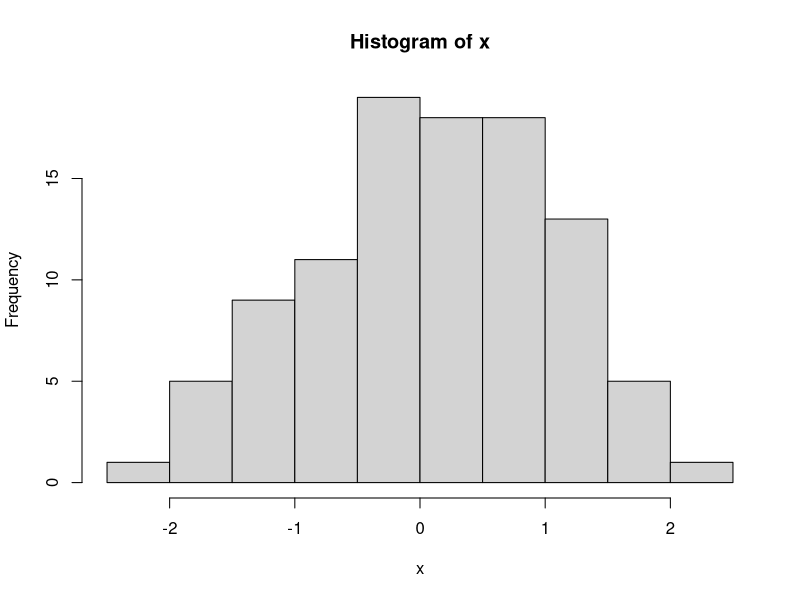
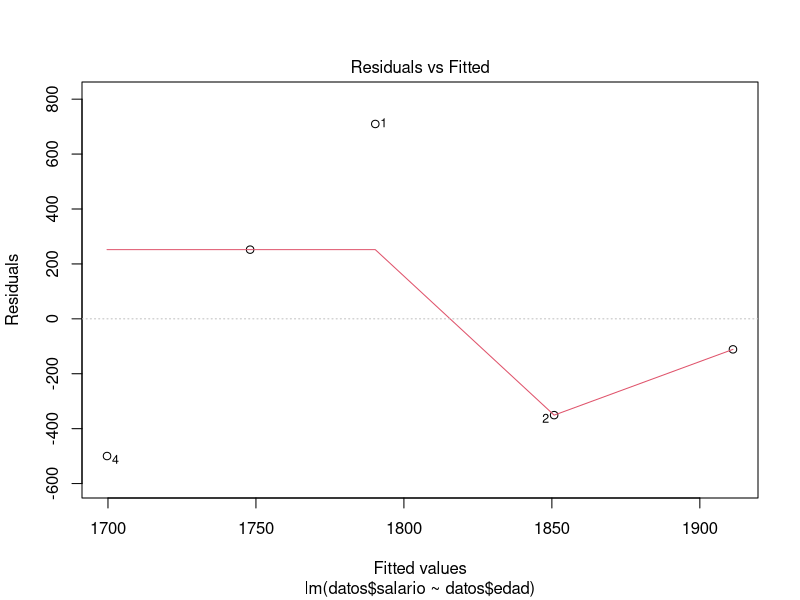
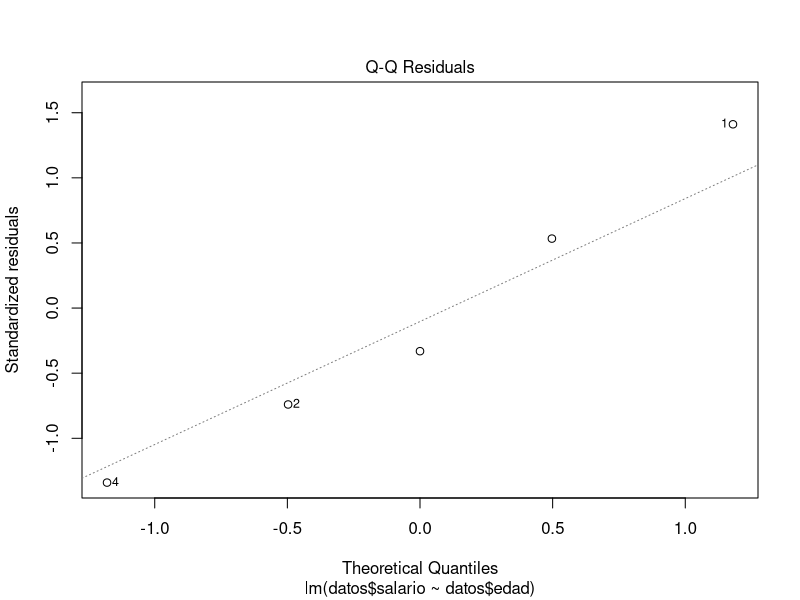
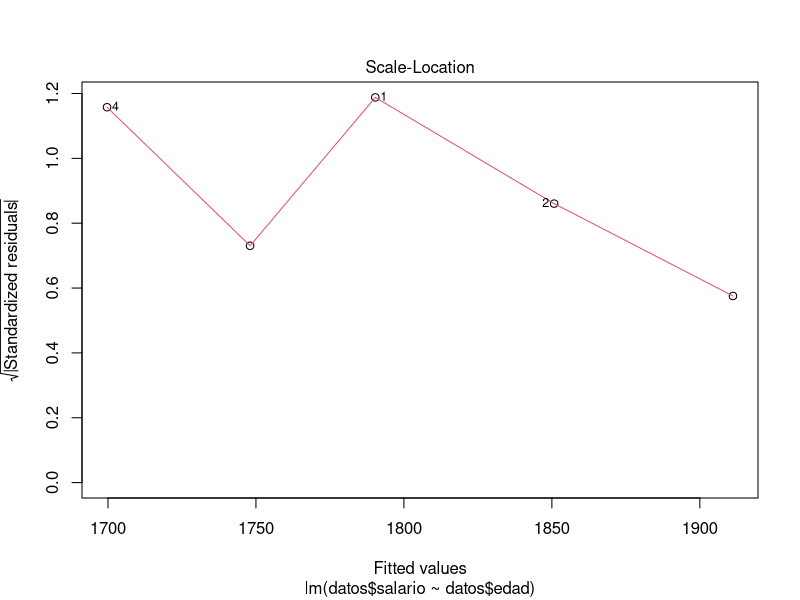
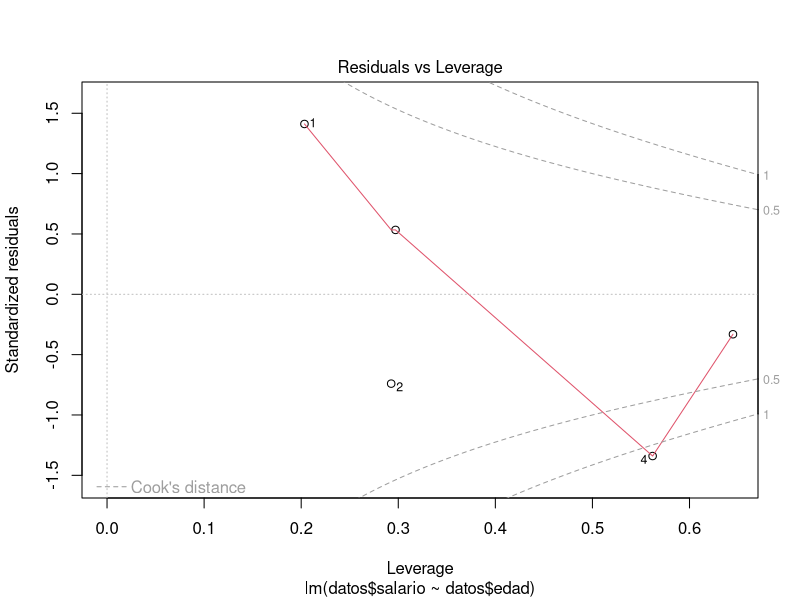
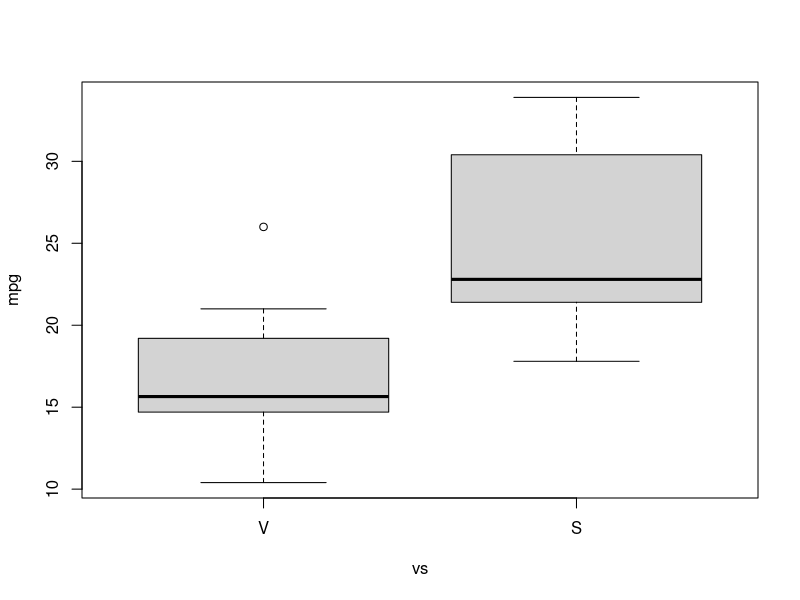
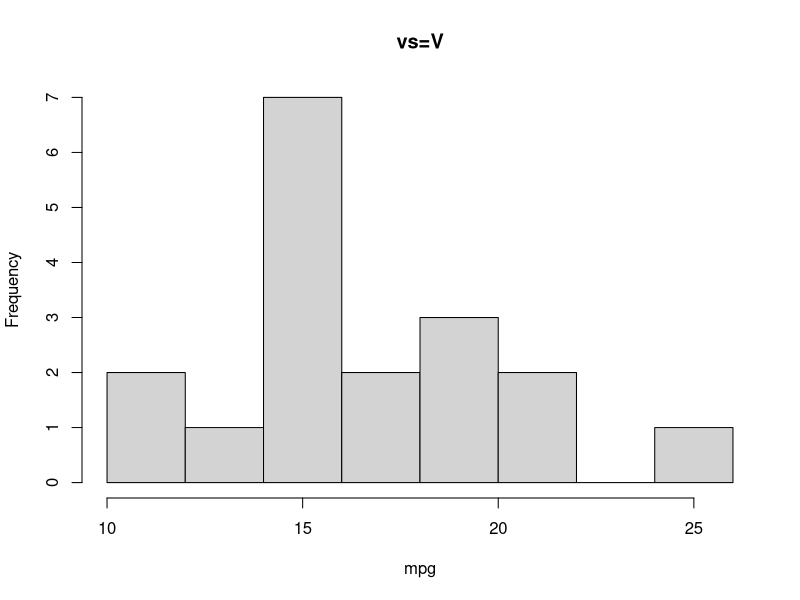
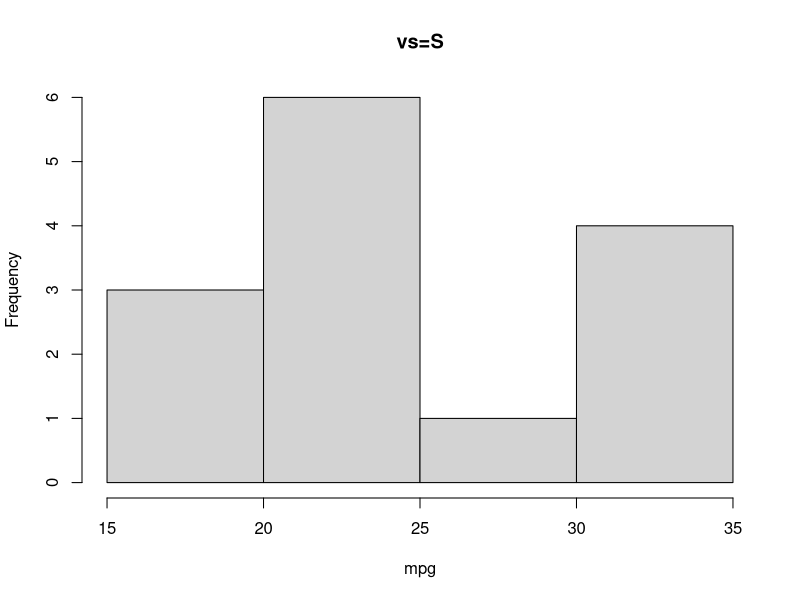

Here is the R script that generated these plots, in order:
# Clase 2022-03-15
# Listas
rm(list = ls())
A <- matrix(1:6, 3, 2)
m1 <- rowMeans(A)
m2 <- colMeans(A)
minA <- min(A)
maxA <- max(A)
nomb <- c("col1", "col2", "col3")
cond <- A > mean(A) + sd(A)
cond
A
lista <- list(A, m1, m2, minA, maxA, nomb, cond)
lista

lista <- list(
    matriz = A, med_fil = m1, med_col = m2, minimo = minA, maximo = maxA,
    nombres = nomb, cond = cond
)
lista[["matriz"]]
lista$matriz

class(lista)
lapply(lista, class)
lapply(lista, mean)

sapply(lista, class)
sapply(lista, mean)

unlist(lista)

class(lista[1])
class(lista[[1]])

x <- rnorm(100)
res <- hist(x)
res
sum(diff(res$breaks) * res$density)


#
# ─── DATA FRAMES ────────────────────────────────────────────────────────────────
#
rm(list = ls())
dni <- c("22456715A", "22456716B", "22456717C", "22456718D", "22456719E")
edad <- c(45, 35, 52, 60, 25)
sexo <- factor(c("Hombre", "Mujer", "Hombre", "Mujer", "Hombre"))
estudios <- factor(c("superior", "superior", "profesional", "medio", "profesional"))
salario <- c(2500, 1500, 2000, 1200, 1800)

datos <- data.frame(dni, edad, sexo, estudios, salario)
datos
class(datos)
names(datos)
str(datos)

summary(datos)

datos[3] # Tratar como lista
datos[3, ] # Tratar como matriz
datos[, 3]

datos[1:2, c("edad", "salario")]
datos[, c(-1, -3, -4)]

model <- lm(datos$salario ~ datos$edad)
model
plot(model)

sample(datos, size = 2) # same as
datos[sample(seq_len(length(datos)), 2)]

mtcars
head(mtcars)
tail(mtcars)

subset(mtcars, vs == 0 & hp > 90)

subset(mtcars, vs == 0 & hp > 90, select = c(-vs))

# Transformar la masa de libras a kg:
transform(mtcars, wt = wt / 2.2046)
transform(mtcars, wtkg = wt / 2.2046)
# --------------------------------------------------------------------------------
# within:
mtcars2 <- within(mtcars, {
    vs <- factor(vs, labels = c("V", "S"))
    am <- factor(am, labels = c("automatic", "manual"))
    cyl <- ordered(cyl)
    gear <- ordered(gear)
    carb <- ordered(carb)
})
mtcars2

with(mtcars2, boxplot(mpg ~ vs))
with(subset(mtcars2, vs == "V"), hist(mpg, main = "vs=V"))
with(subset(mtcars2, vs == "S"), hist(mpg, main = "vs=S"))
